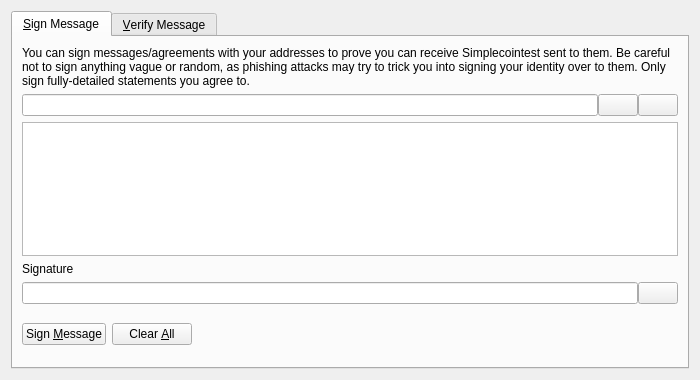
<?xml version="1.0" encoding="UTF-8"?>
<ui version="4.0">
 <class>SignVerifyMessageDialog</class>
 <widget class="QDialog" name="SignVerifyMessageDialog">
  <property name="geometry">
   <rect>
    <x>0</x>
    <y>0</y>
    <width>700</width>
    <height>380</height>
   </rect>
  </property>
  <property name="windowTitle">
   <string>Signatures - Sign / Verify a Message</string>
  </property>
  <property name="modal">
   <bool>true</bool>
  </property>
  <layout class="QVBoxLayout" name="verticalLayout">
   <item>
    <widget class="QTabWidget" name="tabWidget">
     <property name="currentIndex">
      <number>0</number>
     </property>
     <widget class="QWidget" name="tabSignMessage">
      <attribute name="title">
       <string>&amp;Sign Message</string>
      </attribute>
      <layout class="QVBoxLayout" name="verticalLayout_SM">
       <item>
        <widget class="QLabel" name="infoLabel_SM">
         <property name="text">
          <string>You can sign messages/agreements with your addresses to prove you can receive Simplecointest sent to them. Be careful not to sign anything vague or random, as phishing attacks may try to trick you into signing your identity over to them. Only sign fully-detailed statements you agree to.</string>
         </property>
         <property name="textFormat">
          <enum>Qt::PlainText</enum>
         </property>
         <property name="wordWrap">
          <bool>true</bool>
         </property>
        </widget>
       </item>
       <item>
        <layout class="QHBoxLayout" name="horizontalLayout_1_SM">
         <property name="spacing">
          <number>0</number>
         </property>
         <item>
          <widget class="QValidatedLineEdit" name="addressIn_SM">
           <property name="toolTip">
            <string>The Simplecointest address to sign the message with</string>
           </property>
          </widget>
         </item>
         <item>
          <widget class="QPushButton" name="addressBookButton_SM">
           <property name="toolTip">
            <string>Choose previously used address</string>
           </property>
           <property name="text">
            <string/>
           </property>
           <property name="shortcut">
            <string>Alt+A</string>
           </property>
           <property name="autoDefault">
            <bool>false</bool>
           </property>
          </widget>
         </item>
         <item>
          <widget class="QPushButton" name="pasteButton_SM">
           <property name="toolTip">
            <string>Paste address from clipboard</string>
           </property>
           <property name="text">
            <string/>
           </property>
           <property name="shortcut">
            <string>Alt+P</string>
           </property>
           <property name="autoDefault">
            <bool>false</bool>
           </property>
          </widget>
         </item>
        </layout>
       </item>
       <item>
        <widget class="QPlainTextEdit" name="messageIn_SM">
         <property name="toolTip">
          <string>Enter the message you want to sign here</string>
         </property>
        </widget>
       </item>
       <item>
        <widget class="QLabel" name="signatureLabel_SM">
         <property name="text">
          <string>Signature</string>
         </property>
         <property name="textFormat">
          <enum>Qt::PlainText</enum>
         </property>
        </widget>
       </item>
       <item>
        <layout class="QHBoxLayout" name="horizontalLayout_2_SM">
         <property name="spacing">
          <number>0</number>
         </property>
         <item>
          <widget class="QLineEdit" name="signatureOut_SM">
           <property name="font">
            <font>
             <italic>true</italic>
            </font>
           </property>
           <property name="readOnly">
            <bool>true</bool>
           </property>
          </widget>
         </item>
         <item>
          <widget class="QPushButton" name="copySignatureButton_SM">
           <property name="toolTip">
            <string>Copy the current signature to the system clipboard</string>
           </property>
           <property name="text">
            <string/>
           </property>
           <property name="autoDefault">
            <bool>false</bool>
           </property>
          </widget>
         </item>
        </layout>
       </item>
       <item>
        <layout class="QHBoxLayout" name="horizontalLayout_3_SM">
         <item>
          <widget class="QPushButton" name="signMessageButton_SM">
           <property name="toolTip">
            <string>Sign the message to prove you own this Simplecointest address</string>
           </property>
           <property name="text">
            <string>Sign &amp;Message</string>
           </property>
           <property name="autoDefault">
            <bool>false</bool>
           </property>
          </widget>
         </item>
         <item>
          <widget class="QPushButton" name="clearButton_SM">
           <property name="toolTip">
            <string>Reset all sign message fields</string>
           </property>
           <property name="text">
            <string>Clear &amp;All</string>
           </property>
           <property name="autoDefault">
            <bool>false</bool>
           </property>
          </widget>
         </item>
         <item>
          <spacer name="horizontalSpacer_1_SM">
           <property name="orientation">
            <enum>Qt::Horizontal</enum>
           </property>
           <property name="sizeHint" stdset="0">
            <size>
             <width>40</width>
             <height>48</height>
            </size>
           </property>
          </spacer>
         </item>
         <item>
          <widget class="QLabel" name="statusLabel_SM">
           <property name="font">
            <font>
             <weight>75</weight>
             <bold>true</bold>
            </font>
           </property>
           <property name="text">
            <string/>
           </property>
           <property name="wordWrap">
            <bool>true</bool>
           </property>
          </widget>
         </item>
         <item>
          <spacer name="horizontalSpacer_2_SM">
           <property name="orientation">
            <enum>Qt::Horizontal</enum>
           </property>
           <property name="sizeHint" stdset="0">
            <size>
             <width>40</width>
             <height>48</height>
            </size>
           </property>
          </spacer>
         </item>
        </layout>
       </item>
      </layout>
     </widget>
     <widget class="QWidget" name="tabVerifyMessage">
      <attribute name="title">
       <string>&amp;Verify Message</string>
      </attribute>
      <layout class="QVBoxLayout" name="verticalLayout_VM">
       <item>
        <widget class="QLabel" name="infoLabel_VM">
         <property name="text">
          <string>Enter the receiver's address, message (ensure you copy line breaks, spaces, tabs, etc. exactly) and signature below to verify the message. Be careful not to read more into the signature than what is in the signed message itself, to avoid being tricked by a man-in-the-middle attack. Note that this only proves the signing party receives with the address, it cannot prove sendership of any transaction!</string>
         </property>
         <property name="textFormat">
          <enum>Qt::PlainText</enum>
         </property>
         <property name="alignment">
          <set>Qt::AlignLeading|Qt::AlignLeft|Qt::AlignTop</set>
         </property>
         <property name="wordWrap">
          <bool>true</bool>
         </property>
        </widget>
       </item>
       <item>
        <layout class="QHBoxLayout" name="horizontalLayout_1_VM">
         <property name="spacing">
          <number>0</number>
         </property>
         <item>
          <widget class="QValidatedLineEdit" name="addressIn_VM">
           <property name="toolTip">
            <string>The Simplecointest address the message was signed with</string>
           </property>
          </widget>
         </item>
         <item>
          <widget class="QPushButton" name="addressBookButton_VM">
           <property name="toolTip">
            <string>Choose previously used address</string>
           </property>
           <property name="text">
            <string/>
           </property>
           <property name="shortcut">
            <string>Alt+A</string>
           </property>
           <property name="autoDefault">
            <bool>false</bool>
           </property>
          </widget>
         </item>
        </layout>
       </item>
       <item>
        <widget class="QPlainTextEdit" name="messageIn_VM"/>
       </item>
       <item>
        <widget class="QValidatedLineEdit" name="signatureIn_VM"/>
       </item>
       <item>
        <layout class="QHBoxLayout" name="horizontalLayout_2_VM">
         <item>
          <widget class="QPushButton" name="verifyMessageButton_VM">
           <property name="toolTip">
            <string>Verify the message to ensure it was signed with the specified Simplecointest address</string>
           </property>
           <property name="text">
            <string>Verify &amp;Message</string>
           </property>
           <property name="autoDefault">
            <bool>false</bool>
           </property>
          </widget>
         </item>
         <item>
          <widget class="QPushButton" name="clearButton_VM">
           <property name="toolTip">
            <string>Reset all verify message fields</string>
           </property>
           <property name="text">
            <string>Clear &amp;All</string>
           </property>
           <property name="autoDefault">
            <bool>false</bool>
           </property>
          </widget>
         </item>
         <item>
          <spacer name="horizontalSpacer_1_VM">
           <property name="orientation">
            <enum>Qt::Horizontal</enum>
           </property>
           <property name="sizeHint" stdset="0">
            <size>
             <width>40</width>
             <height>48</height>
            </size>
           </property>
          </spacer>
         </item>
         <item>
          <widget class="QLabel" name="statusLabel_VM">
           <property name="font">
            <font>
             <weight>75</weight>
             <bold>true</bold>
            </font>
           </property>
           <property name="text">
            <string/>
           </property>
           <property name="wordWrap">
            <bool>true</bool>
           </property>
          </widget>
         </item>
         <item>
          <spacer name="horizontalSpacer_2_VM">
           <property name="orientation">
            <enum>Qt::Horizontal</enum>
           </property>
           <property name="sizeHint" stdset="0">
            <size>
             <width>40</width>
             <height>48</height>
            </size>
           </property>
          </spacer>
         </item>
        </layout>
       </item>
      </layout>
     </widget>
    </widget>
   </item>
  </layout>
 </widget>
 <customwidgets>
  <customwidget>
   <class>QValidatedLineEdit</class>
   <extends>QLineEdit</extends>
   <header>qvalidatedlineedit.h</header>
  </customwidget>
 </customwidgets>
 <resources>
  <include location="../simplecointest.qrc"/>
 </resources>
 <connections/>
</ui>
